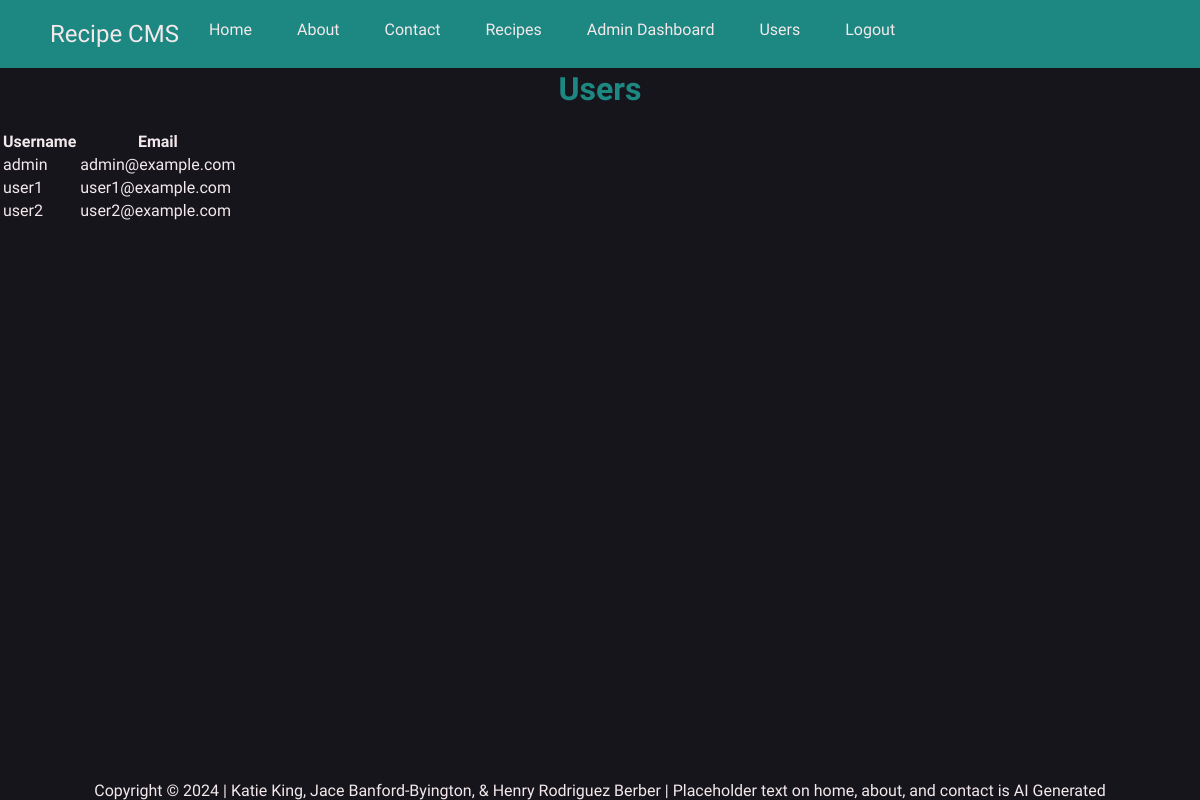
Screenshot of /index.php?page=adminPages/users (signed in) with the database file from the repository.
### tables this page shows
CREATE TABLE IF NOT EXISTS Users (
    UserId INT NOT NULL AUTO_INCREMENT,
    Username VARCHAR(100) NOT NULL,
    Password VARCHAR(100) NOT NULL,
    Email VARCHAR(100) NOT NULL,
    PRIMARY KEY (UserId),
    CONSTRAINT Users_UniqueEmail UNIQUE (Email),
    CONSTRAINT Users_UniqueUsername UNIQUE (Username)
);

### dbConnection.php (called while the page is built, shortened)
<?php
function getConnection()
{
    $dbConnection = @mysqli_connect(DB_SERVER, DB_USER, DB_PSWD, DB_NAME) or die("Could not connect to MySQL server.");
    return $dbConnection;
}
function getAllUsers(): array
{
    $query = 'SELECT * FROM Users';
    $response = getConnection()->execute_query($query);
    return $response->fetch_all(MYSQLI_ASSOC);
}

### pages/adminPages/users.php (the view, shortened to what this page needs)
<?php
require_once 'dbConnection.php';
$users = getAllUsers();
?>
<h1>Users</h1>
<?php if (!empty($users)): ?>
<table>
    <tr>
        <th>Username</th>
        <th>Email</th>
    </tr>
    <?php foreach ($users as $user): ?>
        <tr>
            <td><?php echo htmlspecialchars($user['Username']); ?></td>
            <td><?php echo htmlspecialchars($user['Email']); ?></td>
        </tr>
    <?php endforeach; ?>
</table>
<?php else: ?>
    <p>No users found.</p>
<?php endif; ?>

### rows the page displays
users: Username "admin", Email "admin@example.com"
users: Username "user1", Email "user1@example.com"
users: Username "user2", Email "user2@example.com"
